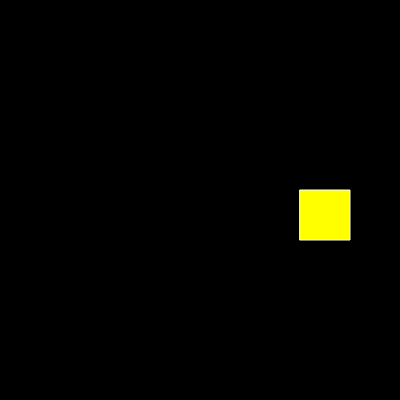
Frame 1 (no input)
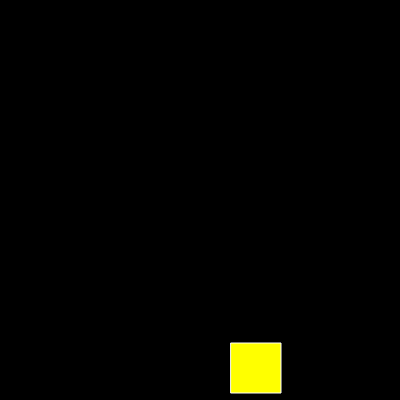
Frame 60 (no input)
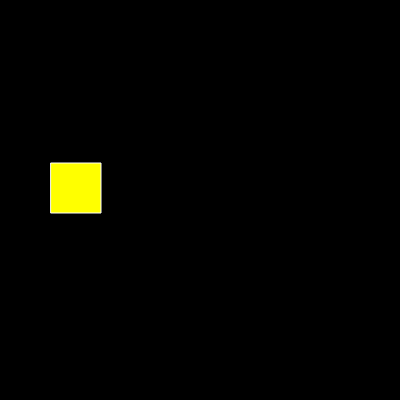
Frame 120 (the mouse pressed at the canvas centre since frame 60)

The p5.js sketch that drew these frames (run headless with seeded random() and noise() and a simulated clock; from frame 60 on, the mouse is pressed at the canvas centre):

// p5.js sketch
// ── sketch.js
var xball = 300;
var yball = 190;

var xspeed = 3;
var yspeed = 3;


function setup() {
  createCanvas(400, 400);
}

function draw() {
  background("black");
  fill("yellow")
  stroke("white");
 //ball
  let ball = rect(xball , yball , 50, 50 );
  yball = yball + yspeed;
  xball = xball + xspeed;


  
  if(yball+48 > height || yball < 0){
    yspeed = yspeed * -1;
  }
  
  if(xball+48 > width || xball < 0){
    xspeed = xspeed * -1;
  }


}
